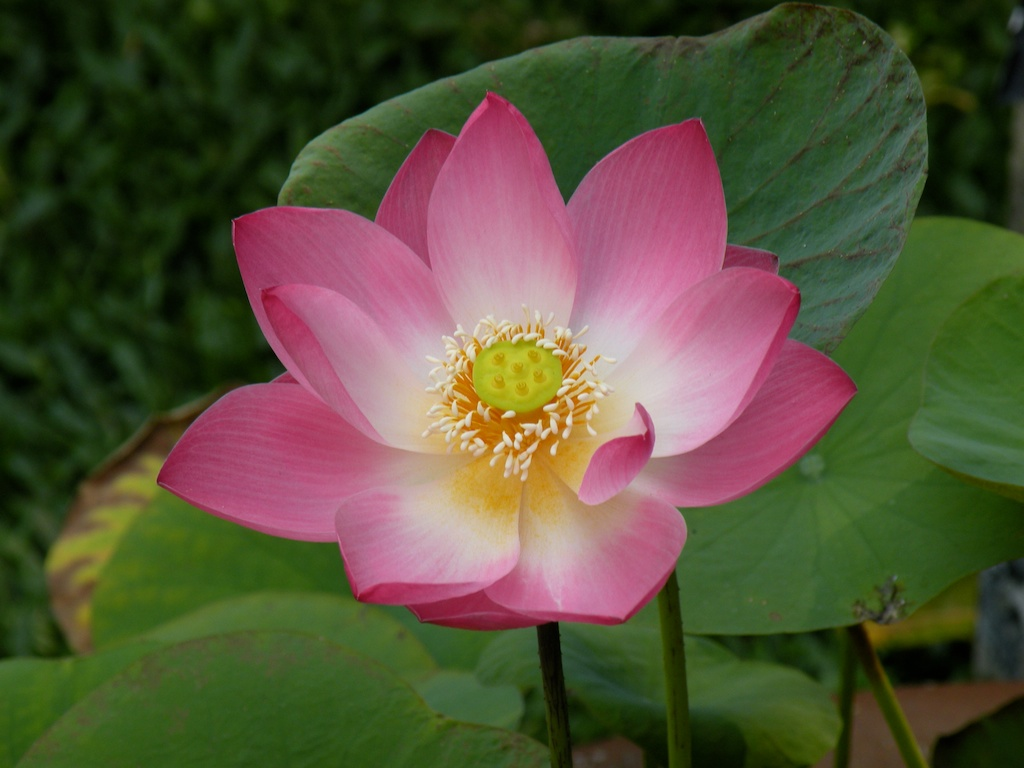
#> input picture images/lotus.jpg, 1024 x 768 px, found by its file name
$ python bitplane.py
#> lines starting #> are read from the running program, lines starting #| are printed output that depends on the picture
import cv2
import numpy as np
img = cv2.imread(r'images\lotus.jpg', 0)
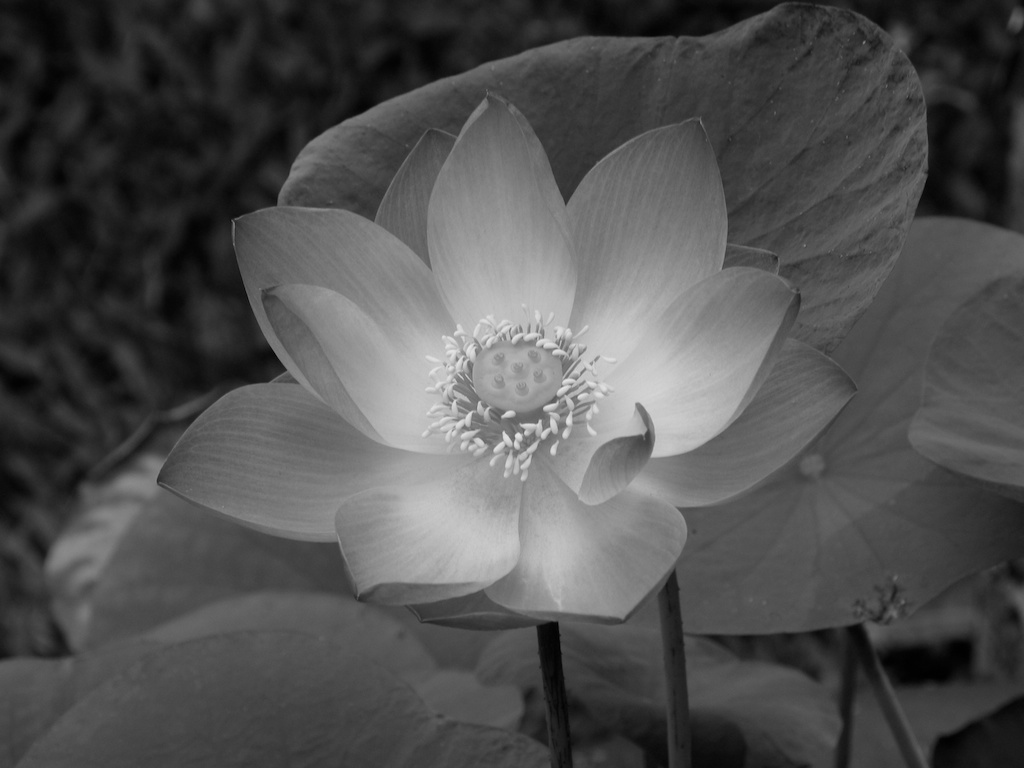
#> img: shape (768, 1024); min 0, max 230, mean 80
out = []

for k in range(0, 7):
    # create an image for each k bit plane
    plane = np.full((img.shape[0], img.shape[1]), 2 ** k, np.uint8)

    # execute bitwise and operation
    res = cv2.bitwise_and(plane, img)

    # multiply ones (bit plane sliced) with 255 just for better visualization
    x = res * 255

    # append to the output list
    out.append(x)
    cv2.imshow("bitplane_%dbit"%(k+1), x)
    cv2.imwrite("outputimg/bitplane2_%d.png"%(k), x)
    cv2.waitKey(1000)
#> this loop made 7 passes
#> pass 1, `res = cv2.bitwise_and(plane, img)`:
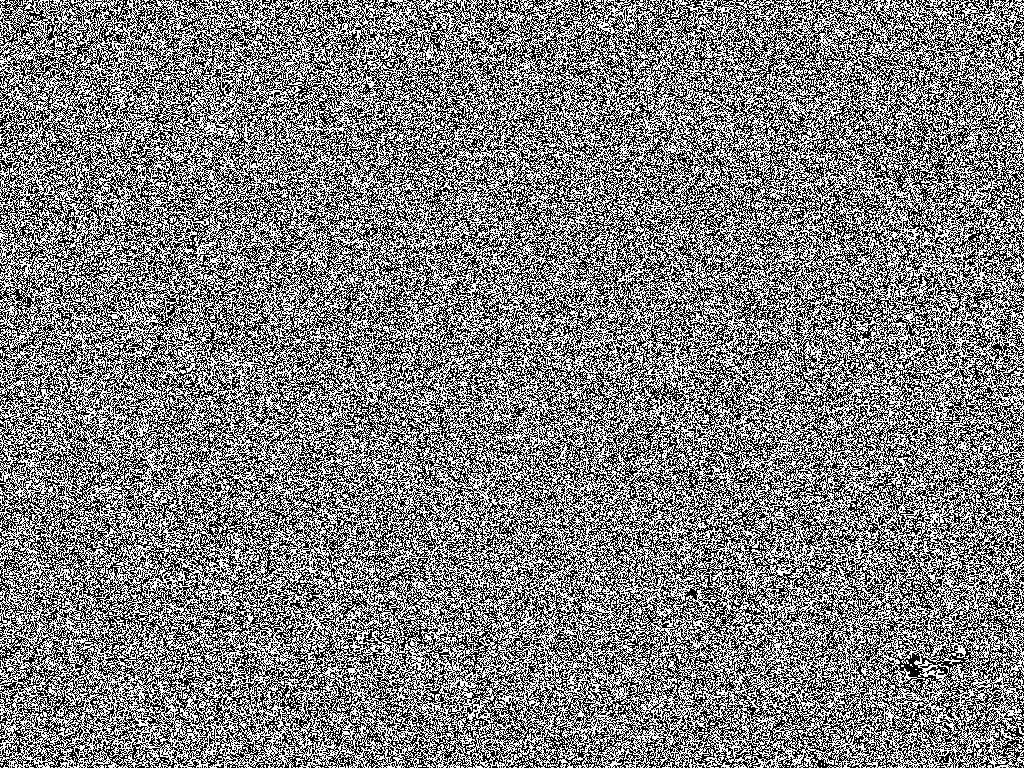
#> res: shape (768, 1024); values 0 (black) and 1 (white), 50% white in thin lines or dots
#> pass 2, `res = cv2.bitwise_and(plane, img)`:
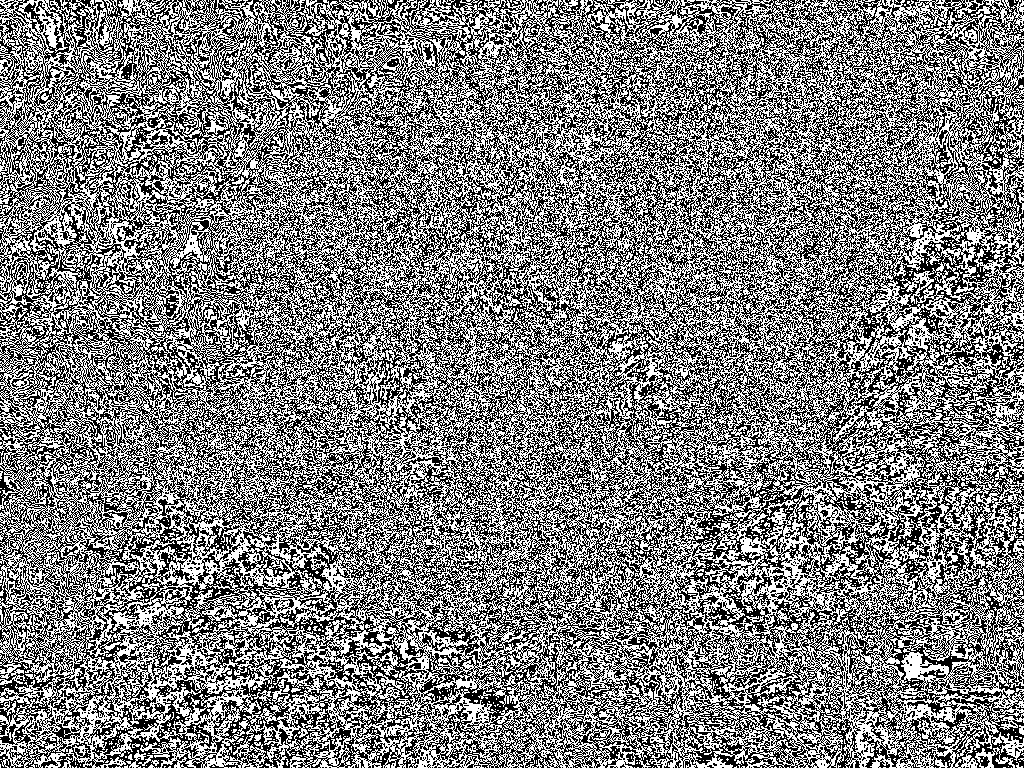
#> res: shape (768, 1024); values 0 (black) and 2 (white), 50.1% white; black in thin lines or dots
#> after the loop: plane: shape (768, 1024); every value is 64
#> after the loop, out = 7 items


# cv2.imshow("bit plane", np.hstack(out))
cv2.waitKey()

$ run again, with images/ducks.jpg copied over images/lotus.jpg
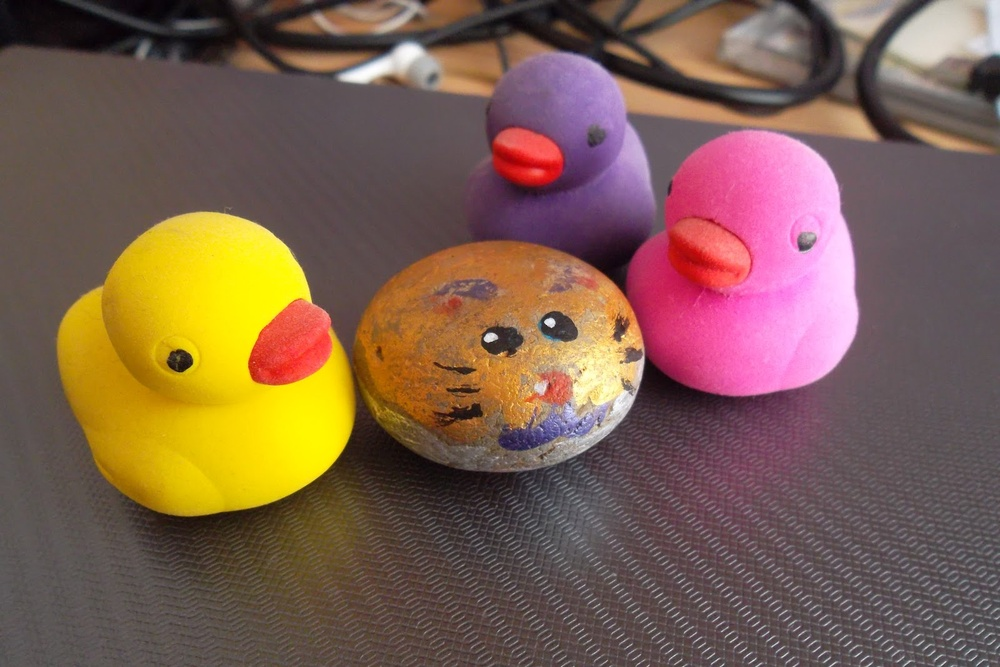
#> input picture images/ducks.jpg, 1000 x 667 px, shrunk from 1600 x 1067 before the run, found by its file name
#> the loop `for k in range(0, 7):` made 7 passes
#> pass 1, `res = cv2.bitwise_and(plane, img)`:
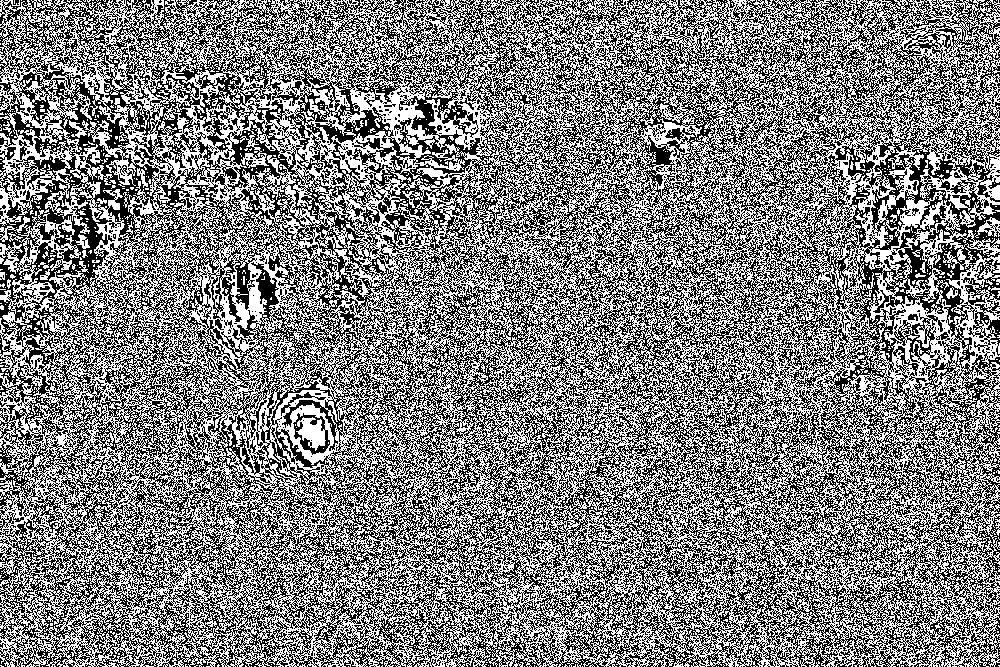
#> res: shape (667, 1000); values 0 (black) and 1 (white), 50.1% white; black in thin lines or dots
#> pass 2, `res = cv2.bitwise_and(plane, img)`:
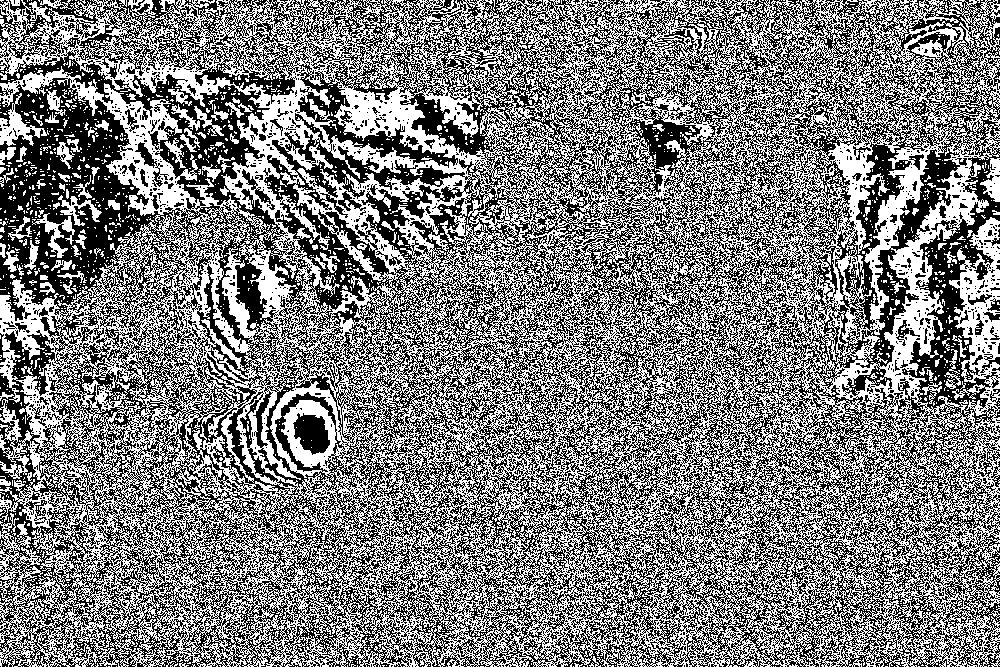
#> res: shape (667, 1000); values 0 (black) and 2 (white), 49.4% white in thin lines or dots
#> after the loop `for k in range(0, 7):`: out = 7 items
